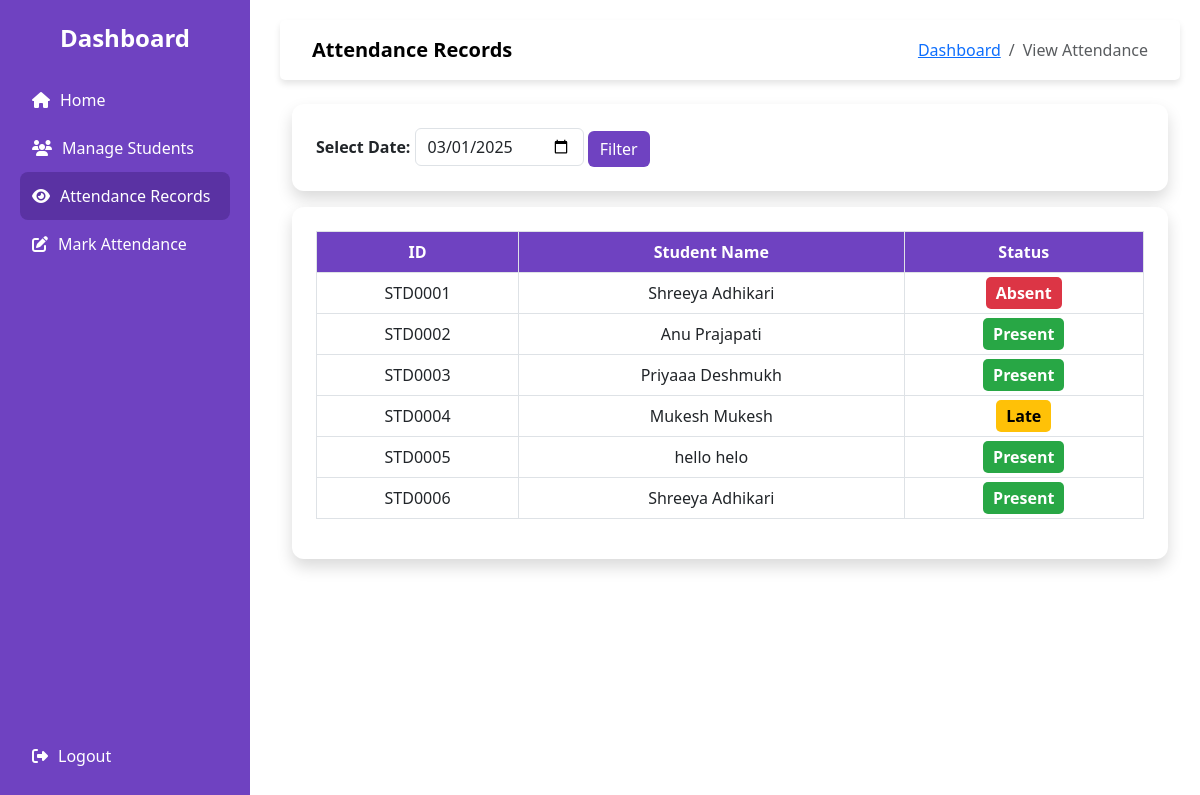
Before: /attendance-records with the older database file.
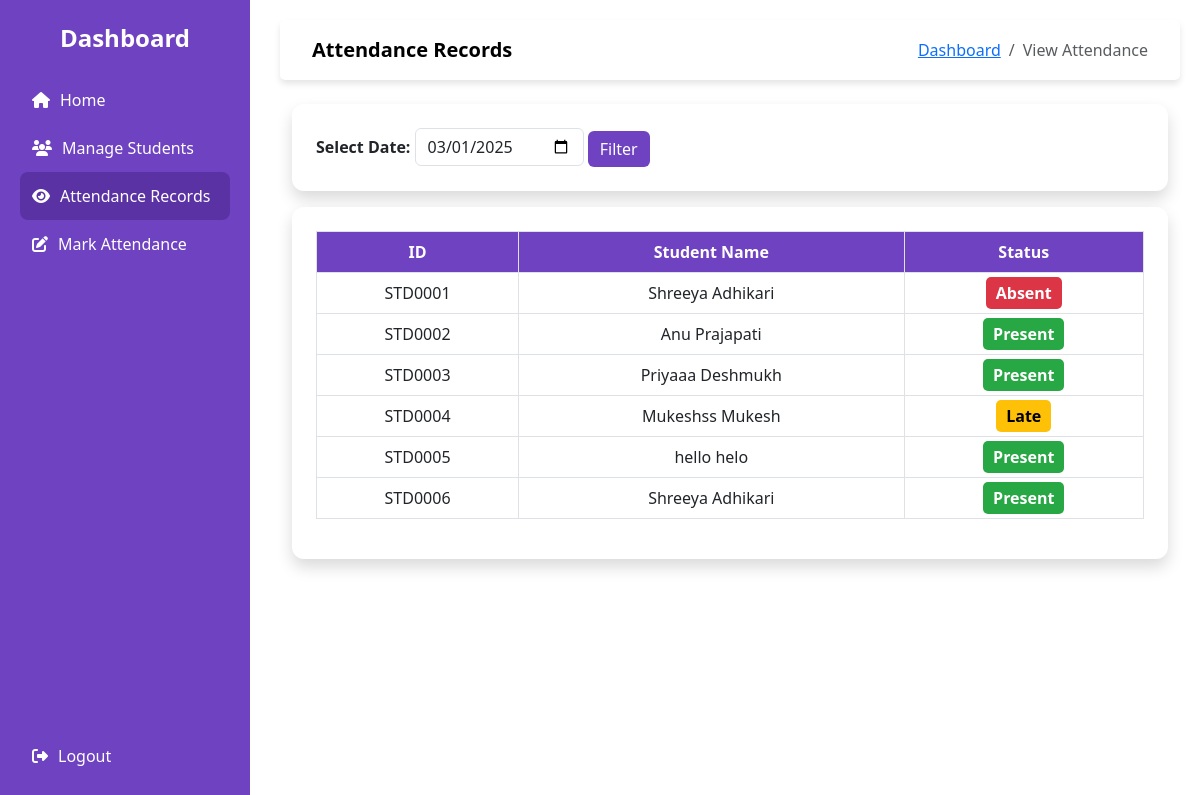
After: the same page with the newer database file.
### models.py (models this page shows)
class Student(db.Model):
    id = db.Column(db.Integer, primary_key = True)
    student_id = db.Column(db.String(20), unique=True, nullable=False)  # Custom ID
    first_name = db.Column(db.String(150), nullable=False)
    last_name = db.Column(db.String(150), nullable=False)
    email = db.Column(db.String(100), unique=True, nullable=False)
    address = db.Column(db.Text, nullable=False)
    phone = db.Column(db.String(15), unique=True, nullable=False)

### app.py (the view)
@app.route('/attendance-records', methods=['GET', 'POST'])
def attendance_records():
    students = Student.query.all()
    attendance_data = {}
    selected_date = request.form.get('date') if request.method == 'POST' else request.args.get('date')
    today_date = datetime.today().strftime('%Y-%m-%d')
    date_to_query = selected_date if selected_date else today_date
    records = Attendance.query.filter_by(date=date_to_query).all()
    for student in students:
        attendance_data[student] = [record for record in records if record.student_id == student.id]
    return render_template('attendance/attendance_records.html',
                           students=students,
                           attendance_data=attendance_data,
                           selected_date=selected_date or today_date,
                           today_date=today_date)

### templates/attendance/attendance_records.html (shortened to what this page needs)
{% extends "base.html" %}
{% block nav_title %}Attendance Records{% endblock %}
{% block content %}
<div class="container mt-4">
    <div class="card p-4 bg-white shadow mb-3">
        <form method="GET" action="{{ url_for('attendance_records') }}" class="">
            <label for="date" class="form-label fw-semibold">Select Date:</label>
            <input type="date" id="date" name="date" class="form-control d-inline-block w-auto"
                   value="{{ selected_date }}">
            <button type="submit" class="btn btn-primary">Filter</button>
        </form>
    </div>
    <div class="card p-4 bg-white shadow">
        <table class="table table-bordered table-hover">
            <thead>
                <tr>
                    <th>ID</th>
                    <th>Student Name</th>
                    <th>Status</th>
                </tr>
            </thead>
            <tbody>
                {% for student, records in attendance_data.items() %}
                    {% if records %}
                        {% for record in records %}
                            <tr>
                                <td>{{ student.student_id }}</td>
                                <td>{{ student.first_name }} {{ student.last_name }}</td>
                                <td>
                                    <span class="status-badge
                                        {% if record.status == 'Present' %}status-present
                                        {% elif record.status == 'Late' %}status-late
                                        {% else %}status-absent{% endif %}">
                                        {{ record.status }}
                                    </span>
                                </td>
                            </tr>
                        {% endfor %}
                    {% endif %}
                {% endfor %}
            </tbody>
        </table>
    </div>
</div>
{% endblock %}

Changed rows visible on the page:
changed Student "STD0004": first_name "Mukesh" → "Mukeshss"
